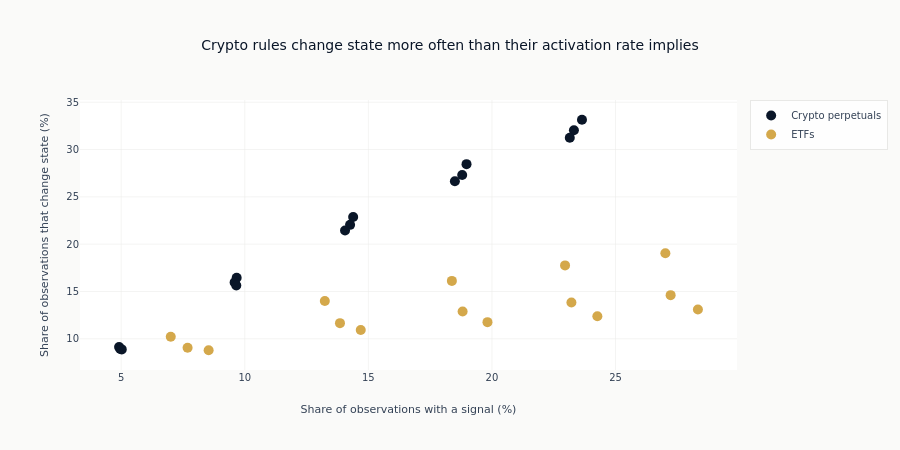

This figure's notebook cell:
### Markdown cell above
## 6. Trailing rules across the grid

Every lookback-and-percentile pair from the grid is one marker. The horizontal axis is how often
the rule is active, the vertical axis is how often a symbol flips between active and inactive.
Hovering a marker names the pair that produced it.

What to look for is the shape rather than any one point. A rule that is active more often has
more opportunities to change its mind, so the two rates rise together; the question worth asking
of a candidate rule is whether it sits above or below that trend, because a rule that transitions
more than its activation rate implies is one whose cutoff the scores keep crossing.

### Code cell
fig = go.Figure()

for case_study in CASE_STUDIES:
    data = comparison_df.filter(
        (pl.col("case_study") == case_study) & (pl.col("method") == "rolling_percentile")
    )
    fig.add_trace(
        go.Scatter(
            x=(data["signal_rate"] * 100).to_list(),
            y=(data["transition_rate"] * 100).to_list(),
            name=CASE_STUDIES[case_study],
            mode="markers",
            marker=dict(size=10, color=CASE_STUDY_COLORS[case_study]),
            text=[
                f"window={window}, percentile={percentile}"
                for window, percentile in zip(data["window"], data["percentile"], strict=True)
            ],
            hovertemplate="%{text}<br>Signal: %{x:.1f}%<br>Transitions: %{y:.1f}%",
        )
    )

fig.update_layout(
    title="Crypto rules change state more often than their activation rate implies",
    xaxis_title="Share of observations with a signal (%)",
    yaxis_title="Share of observations that change state (%)",
    height=450,
)
fig.show()

### Figure 1 — Plotly figure (JSON) as saved in the notebook; plotly's stock layout.template omitted (floating-point values rounded to 4 significant figures)
{"data": [{"hovertemplate": "%{text}<br>Signal: %{x:.1f}%<br>Transitions: %{y:.1f}%", "marker": {"color": "#0a1628", "size": 10}, "mode": "markers", "name": "Crypto perpetuals", "text": ["window=21, percentile=75", "window=21, percentile=80", "window=21, percentile=85", "window=21, percentile=90", "window=21, percentile=95", "window=42, percentile=75", "window=42, percentile=80", "window=42, percentile=85", "window=42, percentile=90", "window=42, percentile=95", "window=63, percentile=75", "window=63, percentile=80", "window=63, percentile=85", "window=63, percentile=90", "window=63, percentile=95"], "type": "scatter", "x": [23.64, 18.97, 14.38, 9.671, 4.915, 23.32, 18.8, 14.26, 9.589, 4.963, 23.15, 18.5, 14.06, 9.657, 5.023], "y": [33.15, 28.46, 22.88, 16.45, 9.135, 32.04, 27.3, 22.04, 15.96, 8.926, 31.25, 26.65, 21.45, 15.64, 8.88]}, {"hovertemplate": "%{text}<br>Signal: %{x:.1f}%<br>Transitions: %{y:.1f}%", "marker": {"color": "#D4A84B", "size": 10}, "mode": "markers", "name": "ETFs", "text": ["window=21, percentile=75", "window=21, percentile=80", "window=21, percentile=85", "window=21, percentile=90", "window=21, percentile=95", "window=42, percentile=75", "window=42, percentile=80", "window=42, percentile=85", "window=42, percentile=90", "window=42, percentile=95", "window=63, percentile=75", "window=63, percentile=80", "window=63, percentile=85", "window=63, percentile=90", "window=63, percentile=95"], "type": "scatter", "x": [27.02, 22.96, 18.38, 13.24, 7.005, 27.23, 23.22, 18.81, 13.85, 7.685, 28.33, 24.27, 19.82, 14.69, 8.538], "y": [19.04, 17.76, 16.12, 13.99, 10.21, 14.61, 13.83, 12.88, 11.66, 9.054, 13.09, 12.37, 11.76, 10.93, 8.789]}], "layout": {"height": 450, "title": {"text": "Crypto rules change state more often than their activation rate implies"}, "xaxis": {"title": {"text": "Share of observations with a signal (%)"}}, "yaxis": {"title": {"text": "Share of observations that change state (%)"}}}}
